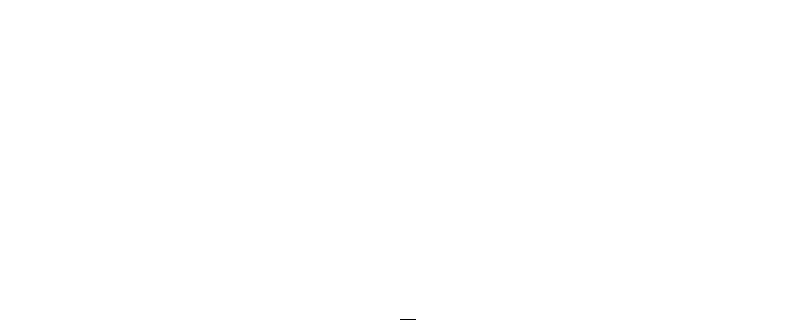
Frame 1 (no input)
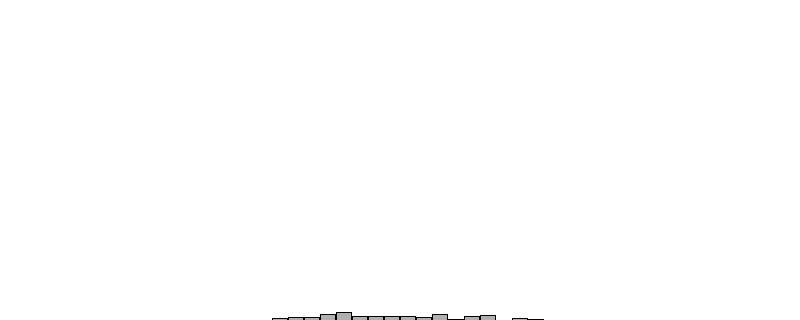
Frame 60 (the mouse pressed at the canvas centre just before this capture)
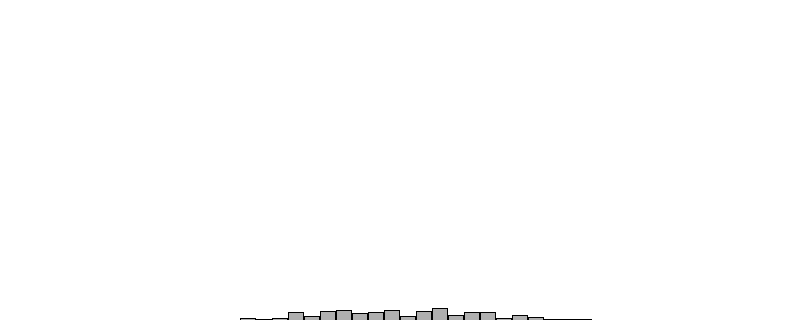
Frame 120 (the mouse held since frame 60 and released just before this capture)

The Processing sketch that drew these frames (run headless with seeded random() and noise(); from frame 60 on, the mouse is pressed at the canvas centre):

// Processing sketch: s01_distribution_gaussienne
// ── s01_distribution_gaussienne.pde
// Retourne un nombre avec une moyenne de 0 et un écart-type de 1.
// La règle générale de la courbe normale (ou gaussienne)
// ±1 écart-type : 68% de la population
// ±2 écart-type : 95% de la population
// ±3 écart-type : 99.7% de la population

int[] randomCounts;

void setup () {
  size (800, 320);
  randomCounts = new int[50];
  
}

void draw () {
  
  background (255);
  
  float num = randomGaussian();
  float sd = 5; // Standard deviation | Écart-type
  float mean = randomCounts.length / 2; // Moyenne
  
  int index = int (sd * num + mean);
  randomCounts[index]++;
  
  stroke (0);
  fill (175);
  int w = width / randomCounts.length;
  
  for (int x = 0; x < randomCounts.length; x++) {
    rect (x * w, height - randomCounts[x], w - 1, randomCounts[x]);
  }  
}
